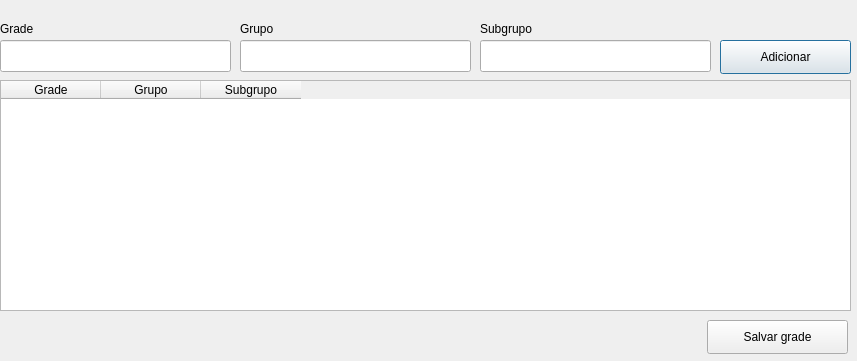
<?xml version="1.0" encoding="UTF-8"?>
<ui version="4.0">
 <class>new_product_degree</class>
 <widget class="QDialog" name="new_product_degree">
  <property name="geometry">
   <rect>
    <x>0</x>
    <y>0</y>
    <width>857</width>
    <height>361</height>
   </rect>
  </property>
  <property name="windowTitle">
   <string>Dialog</string>
  </property>
  <widget class="QTableWidget" name="DegreeTableWidget">
   <property name="geometry">
    <rect>
     <x>0</x>
     <y>80</y>
     <width>851</width>
     <height>231</height>
    </rect>
   </property>
   <property name="sizePolicy">
    <sizepolicy hsizetype="Expanding" vsizetype="Expanding">
     <horstretch>0</horstretch>
     <verstretch>0</verstretch>
    </sizepolicy>
   </property>
   <column>
    <property name="text">
     <string>Grade</string>
    </property>
   </column>
   <column>
    <property name="text">
     <string>Grupo</string>
    </property>
   </column>
   <column>
    <property name="text">
     <string>Subgrupo</string>
    </property>
   </column>
  </widget>
  <widget class="QLineEdit" name="degree_lineEdit">
   <property name="geometry">
    <rect>
     <x>0</x>
     <y>40</y>
     <width>231</width>
     <height>32</height>
    </rect>
   </property>
  </widget>
  <widget class="QLabel" name="label">
   <property name="geometry">
    <rect>
     <x>0</x>
     <y>20</y>
     <width>59</width>
     <height>18</height>
    </rect>
   </property>
   <property name="text">
    <string>Grade</string>
   </property>
  </widget>
  <widget class="QLineEdit" name="group_lineEdit">
   <property name="geometry">
    <rect>
     <x>240</x>
     <y>40</y>
     <width>231</width>
     <height>32</height>
    </rect>
   </property>
  </widget>
  <widget class="QLabel" name="label_2">
   <property name="geometry">
    <rect>
     <x>240</x>
     <y>20</y>
     <width>59</width>
     <height>18</height>
    </rect>
   </property>
   <property name="text">
    <string>Grupo</string>
   </property>
  </widget>
  <widget class="QLineEdit" name="subgroup_lineEdit">
   <property name="geometry">
    <rect>
     <x>480</x>
     <y>40</y>
     <width>231</width>
     <height>32</height>
    </rect>
   </property>
  </widget>
  <widget class="QLabel" name="label_3">
   <property name="geometry">
    <rect>
     <x>480</x>
     <y>20</y>
     <width>59</width>
     <height>18</height>
    </rect>
   </property>
   <property name="text">
    <string>Subgrupo</string>
   </property>
  </widget>
  <widget class="QPushButton" name="add_pushButton">
   <property name="geometry">
    <rect>
     <x>720</x>
     <y>40</y>
     <width>131</width>
     <height>34</height>
    </rect>
   </property>
   <property name="text">
    <string>Adicionar</string>
   </property>
  </widget>
  <widget class="QPushButton" name="register_pushButton">
   <property name="geometry">
    <rect>
     <x>707</x>
     <y>320</y>
     <width>141</width>
     <height>34</height>
    </rect>
   </property>
   <property name="text">
    <string>Salvar grade</string>
   </property>
  </widget>
 </widget>
 <resources/>
 <connections/>
</ui>
